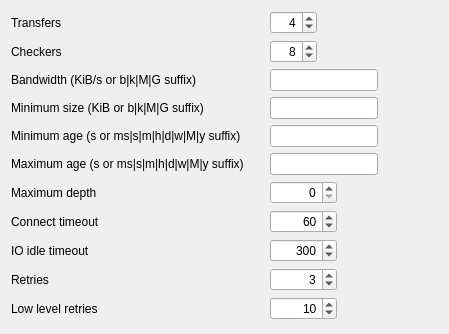
                    <widget class="QWidget" name="tab3">
                        <attribute name="title">
                            <string>Transfer</string>
                        </attribute>
                        <layout class="QGridLayout" name="gridLayout_6">
                            <item row="9" column="0">
                                <widget class="QLabel" name="label_9">
                                    <property name="text">
                                        <string>Retries</string>
                                    </property>
                                    <property name="buddy">
                                        <cstring>spinRetries</cstring>
                                    </property>
                                </widget>
                            </item>
                            <item row="8" column="0">
                                <widget class="QLabel" name="label_7">
                                    <property name="text">
                                        <string>IO idle timeout</string>
                                    </property>
                                    <property name="buddy">
                                        <cstring>spinIdleTimeout</cstring>
                                    </property>
                                </widget>
                            </item>
                            <item row="6" column="0">
                                <widget class="QLabel" name="label_4">
                                    <property name="text">
                                        <string>Maximum depth</string>
                                    </property>
                                    <property name="buddy">
                                        <cstring>spinMaxDepth</cstring>
                                    </property>
                                </widget>
                            </item>
                            <item row="8" column="2">
                                <widget class="QSpinBox" name="spinIdleTimeout">
                                    <property name="sizePolicy">
                                        <sizepolicy hsizetype="Fixed" vsizetype="Fixed">
                                            <horstretch>0</horstretch>
                                            <verstretch>0</verstretch>
                                        </sizepolicy>
                                    </property>
                                    <property name="toolTip">
                                        <string>--timeout</string>
                                    </property>
                                    <property name="alignment">
                                        <set>Qt::AlignRight|Qt::AlignTrailing|Qt::AlignVCenter</set>
                                    </property>
                                    <property name="maximum">
                                        <number>999999</number>
                                    </property>
                                    <property name="value">
                                        <number>300</number>
                                    </property>
                                </widget>
                            </item>
                            <item row="7" column="0">
                                <widget class="QLabel" name="label_8">
                                    <property name="text">
                                        <string>Connect timeout</string>
                                    </property>
                                    <property name="buddy">
                                        <cstring>spinConnectTimeout</cstring>
                                    </property>
                                </widget>
                            </item>
                            <item row="4" column="2">
                                <widget class="QLineEdit" name="textMinAge">
                                    <property name="sizePolicy">
                                        <sizepolicy hsizetype="Fixed" vsizetype="Fixed">
                                            <horstretch>0</horstretch>
                                            <verstretch>0</verstretch>
                                        </sizepolicy>
                                    </property>
                                    <property name="toolTip">
                                        <string>--min-age</string>
                                    </property>
                                </widget>
                            </item>
                            <item row="5" column="0">
                                <widget class="QLabel" name="label_3">
                                    <property name="text">
                                        <string>Maximum age (s or ms|s|m|h|d|w|M|y suffix)</string>
                                    </property>
                                    <property name="buddy">
                                        <cstring>textMaxAge</cstring>
                                    </property>
                                </widget>
                            </item>
                            <item row="6" column="2">
                                <widget class="QSpinBox" name="spinMaxDepth">
                                    <property name="sizePolicy">
                                        <sizepolicy hsizetype="Fixed" vsizetype="Fixed">
                                            <horstretch>0</horstretch>
                                            <verstretch>0</verstretch>
                                        </sizepolicy>
                                    </property>
                                    <property name="toolTip">
                                        <string>--max-depth</string>
                                    </property>
                                    <property name="alignment">
                                        <set>Qt::AlignRight|Qt::AlignTrailing|Qt::AlignVCenter</set>
                                    </property>
                                    <property name="maximum">
                                        <number>999999</number>
                                    </property>
                                </widget>
                            </item>
                            <item row="1" column="0">
                                <widget class="QLabel" name="label_5">
                                    <property name="text">
                                        <string>Checkers</string>
                                    </property>
                                    <property name="buddy">
                                        <cstring>spinCheckers</cstring>
                                    </property>
                                </widget>
                            </item>
                            <item row="3" column="2">
                                <widget class="QLineEdit" name="textMinSize">
                                    <property name="sizePolicy">
                                        <sizepolicy hsizetype="Fixed" vsizetype="Fixed">
                                            <horstretch>0</horstretch>
                                            <verstretch>0</verstretch>
                                        </sizepolicy>
                                    </property>
                                    <property name="toolTip">
                                        <string>--min-size</string>
                                    </property>
                                </widget>
                            </item>
                            <item row="3" column="0">
                                <widget class="QLabel" name="label_2">
                                    <property name="text">
                                        <string>Minimum size (KiB or b|k|M|G suffix)</string>
                                    </property>
                                    <property name="buddy">
                                        <cstring>textMinSize</cstring>
                                    </property>
                                </widget>
                            </item>
                            <item row="0" column="0">
                                <widget class="QLabel" name="label_11">
                                    <property name="text">
                                        <string>Transfers</string>
                                    </property>
                                    <property name="buddy">
                                        <cstring>spinTransfers</cstring>
                                    </property>
                                </widget>
                            </item>
                            <item row="11" column="4">
                                <spacer name="verticalSpacer_4">
                                    <property name="orientation">
                                        <enum>Qt::Vertical</enum>
                                    </property>
                                    <property name="sizeHint" stdset="0">
                                        <size>
                                            <width>20</width>
                                            <height>3</height>
                                        </size>
                                    </property>
                                </spacer>
                            </item>
                            <item row="4" column="0">
                                <widget class="QLabel" name="label_6">
                                    <property name="text">
                                        <string>Minimum age (s or ms|s|m|h|d|w|M|y suffix)</string>
                                    </property>
                                    <property name="buddy">
                                        <cstring>textMinAge</cstring>
                                    </property>
                                </widget>
                            </item>
                            <item row="10" column="0">
                                <widget class="QLabel" name="label_10">
                                    <property name="text">
                                        <string>Low level retries</string>
                                    </property>
                                    <property name="buddy">
                                        <cstring>spinLowLevelRetries</cstring>
                                    </property>
                                </widget>
                            </item>
                            <item row="1" column="2">
                                <widget class="QSpinBox" name="spinCheckers">
                                    <property name="sizePolicy">
                                        <sizepolicy hsizetype="Fixed" vsizetype="Fixed">
                                            <horstretch>0</horstretch>
                                            <verstretch>0</verstretch>
                                        </sizepolicy>
                                    </property>
                                    <property name="toolTip">
                                        <string>--checkers</string>
                                    </property>
                                    <property name="alignment">
                                        <set>Qt::AlignRight|Qt::AlignTrailing|Qt::AlignVCenter</set>
                                    </property>
                                    <property name="minimum">
                                        <number>1</number>
                                    </property>
                                    <property name="maximum">
                                        <number>999</number>
                                    </property>
                                    <property name="value">
                                        <number>8</number>
                                    </property>
                                </widget>
                            </item>
                            <item row="0" column="2">
                                <widget class="QSpinBox" name="spinTransfers">
                                    <property name="sizePolicy">
                                        <sizepolicy hsizetype="Fixed" vsizetype="Fixed">
                                            <horstretch>0</horstretch>
                                            <verstretch>0</verstretch>
                                        </sizepolicy>
                                    </property>
                                    <property name="toolTip">
                                        <string>--transfers</string>
                                    </property>
                                    <property name="alignment">
                                        <set>Qt::AlignRight|Qt::AlignTrailing|Qt::AlignVCenter</set>
                                    </property>
                                    <property name="minimum">
                                        <number>1</number>
                                    </property>
                                    <property name="maximum">
                                        <number>999</number>
                                    </property>
                                    <property name="value">
                                        <number>4</number>
                                    </property>
                                </widget>
                            </item>
                            <item row="5" column="2">
                                <widget class="QLineEdit" name="textMaxAge">
                                    <property name="sizePolicy">
                                        <sizepolicy hsizetype="Fixed" vsizetype="Fixed">
                                            <horstretch>0</horstretch>
                                            <verstretch>0</verstretch>
                                        </sizepolicy>
                                    </property>
                                    <property name="toolTip">
                                        <string>--max-age</string>
                                    </property>
                                </widget>
                            </item>
                            <item row="2" column="0">
                                <widget class="QLabel" name="label">
                                    <property name="text">
                                        <string>Bandwidth (KiB/s or b|k|M|G suffix)</string>
                                    </property>
                                    <property name="buddy">
                                        <cstring>textBandwidth</cstring>
                                    </property>
                                </widget>
                            </item>
                            <item row="2" column="2">
                                <widget class="QLineEdit" name="textBandwidth">
                                    <property name="sizePolicy">
                                        <sizepolicy hsizetype="Fixed" vsizetype="Fixed">
                                            <horstretch>0</horstretch>
                                            <verstretch>0</verstretch>
                                        </sizepolicy>
                                    </property>
                                    <property name="toolTip">
                                        <string>--bwlimit</string>
                                    </property>
                                </widget>
                            </item>
                            <item row="9" column="2">
                                <widget class="QSpinBox" name="spinRetries">
                                    <property name="sizePolicy">
                                        <sizepolicy hsizetype="Fixed" vsizetype="Fixed">
                                            <horstretch>0</horstretch>
                                            <verstretch>0</verstretch>
                                        </sizepolicy>
                                    </property>
                                    <property name="toolTip">
                                        <string>--retries</string>
                                    </property>
                                    <property name="alignment">
                                        <set>Qt::AlignRight|Qt::AlignTrailing|Qt::AlignVCenter</set>
                                    </property>
                                    <property name="minimum">
                                        <number>1</number>
                                    </property>
                                    <property name="maximum">
                                        <number>999999</number>
                                    </property>
                                    <property name="value">
                                        <number>3</number>
                                    </property>
                                </widget>
                            </item>
                            <item row="10" column="2">
                                <widget class="QSpinBox" name="spinLowLevelRetries">
                                    <property name="sizePolicy">
                                        <sizepolicy hsizetype="Fixed" vsizetype="Fixed">
                                            <horstretch>0</horstretch>
                                            <verstretch>0</verstretch>
                                        </sizepolicy>
                                    </property>
                                    <property name="toolTip">
                                        <string>--low-level-retries</string>
                                    </property>
                                    <property name="alignment">
                                        <set>Qt::AlignRight|Qt::AlignTrailing|Qt::AlignVCenter</set>
                                    </property>
                                    <property name="minimum">
                                        <number>1</number>
                                    </property>
                                    <property name="maximum">
                                        <number>999999</number>
                                    </property>
                                    <property name="value">
                                        <number>10</number>
                                    </property>
                                </widget>
                            </item>
                            <item row="3" column="3">
                                <spacer name="horizontalSpacer_3">
                                    <property name="orientation">
                                        <enum>Qt::Horizontal</enum>
                                    </property>
                                    <property name="sizeHint" stdset="0">
                                        <size>
                                            <width>40</width>
                                            <height>20</height>
                                        </size>
                                    </property>
                                </spacer>
                            </item>
                            <item row="7" column="2">
                                <widget class="QSpinBox" name="spinConnectTimeout">
                                    <property name="sizePolicy">
                                        <sizepolicy hsizetype="Fixed" vsizetype="Fixed">
                                            <horstretch>0</horstretch>
                                            <verstretch>0</verstretch>
                                        </sizepolicy>
                                    </property>
                                    <property name="toolTip">
                                        <string>--contimeout</string>
                                    </property>
                                    <property name="alignment">
                                        <set>Qt::AlignRight|Qt::AlignTrailing|Qt::AlignVCenter</set>
                                    </property>
                                    <property name="minimum">
                                        <number>1</number>
                                    </property>
                                    <property name="maximum">
                                        <number>999999</number>
                                    </property>
                                    <property name="value">
                                        <number>60</number>
                                    </property>
                                </widget>
                            </item>
                            <item row="3" column="1">
                                <spacer name="horizontalSpacer_4">
                                    <property name="orientation">
                                        <enum>Qt::Horizontal</enum>
                                    </property>
                                    <property name="sizeType">
                                        <enum>QSizePolicy::Fixed</enum>
                                    </property>
                                    <property name="sizeHint" stdset="0">
                                        <size>
                                            <width>20</width>
                                            <height>20</height>
                                        </size>
                                    </property>
                                </spacer>
                            </item>
                        </layout>
                    </widget>
